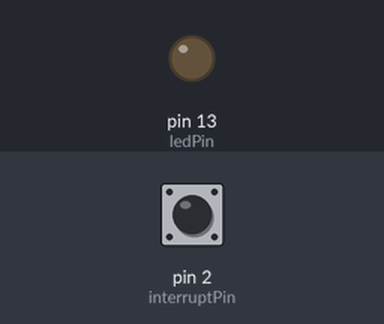
The sketch below on a simulated Arduino Uno, built with avr-gcc and run on an emulated ATmega328P. Shown: output pins drawn as LEDs (lit = HIGH). The test bench sets the inputs (shaded band); at power-on: pin 2 (interruptPin) HIGH.

Above: at 1.2 s.
1.3 s: pin 2 (interruptPin) pulled LOW for 0.15 s
At 1.37 s:
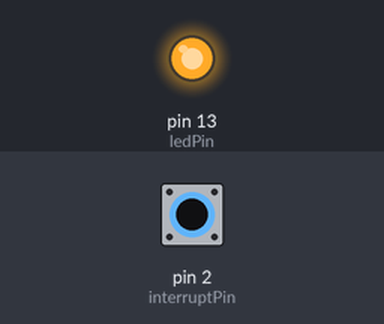
2.9 s: pin 2 (interruptPin) pulled LOW for 3.2 s
At 7.0 s:
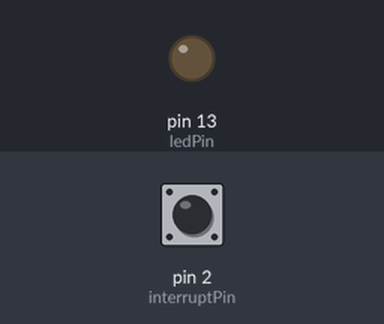
Timing chart, 0 to 8.5 s (numbered marks = the images above; inputs shaded):
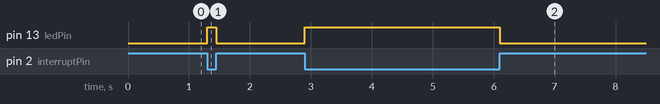

Measured:
- after the input at 1.3 s, pin 13 (ledPin): LOW → HIGH at once, → LOW 0.15 s later
- after the input at 2.9 s, pin 13 (ledPin): LOW → HIGH at once, → LOW 3.2 s later

The sketch:

bai1.ino
```cpp
const byte ledPin = 13;
const byte interruptPin = 2;
byte state = LOW;
byte count=0;


void setup() {
  // put your setup code here, to run once:
pinMode(ledPin, OUTPUT);
pinMode(interruptPin, INPUT_PULLUP);
attachInterrupt(digitalPinToInterrupt(interruptPin), blink, CHANGE);
}


void loop() {
  // put your main code here, to run repeatedly:
digitalWrite(ledPin, state);
}
void blink() {
 state=!state;
 }
```
